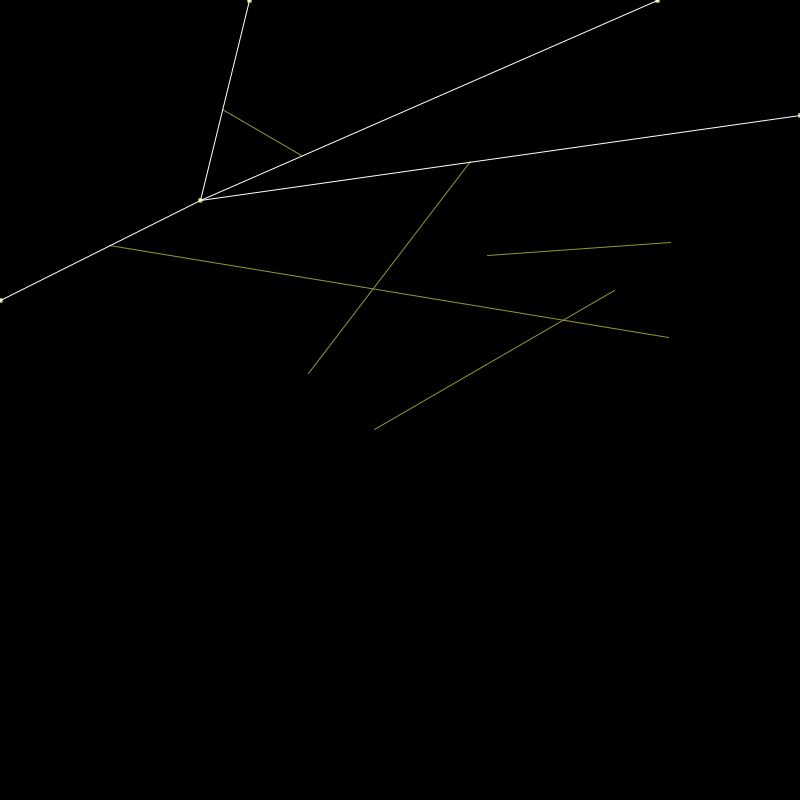
Frame 1 (no input)
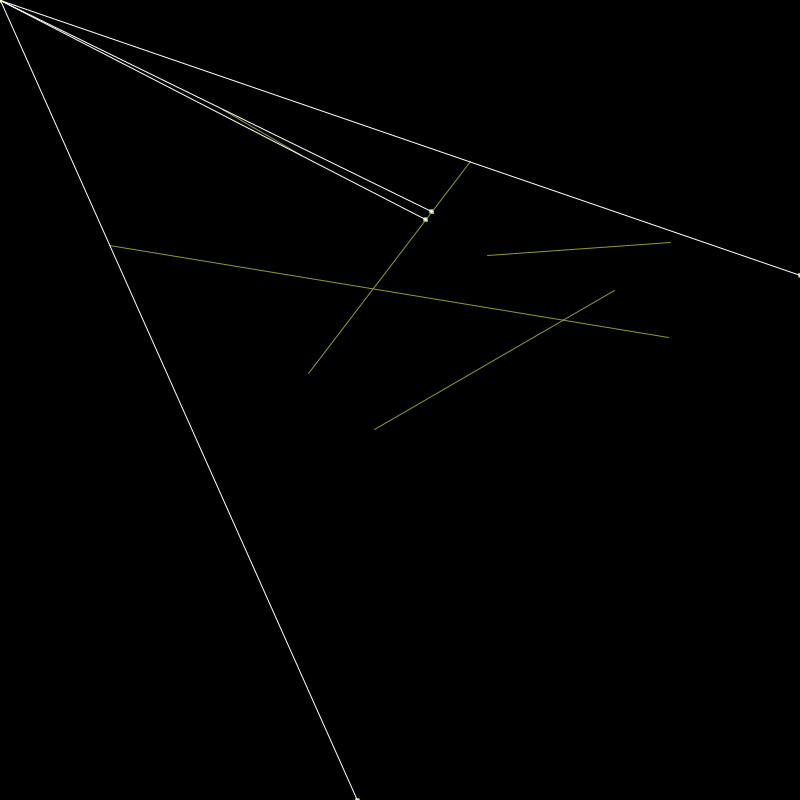
Frame 60 (the mouse pressed at the canvas centre just before this capture)
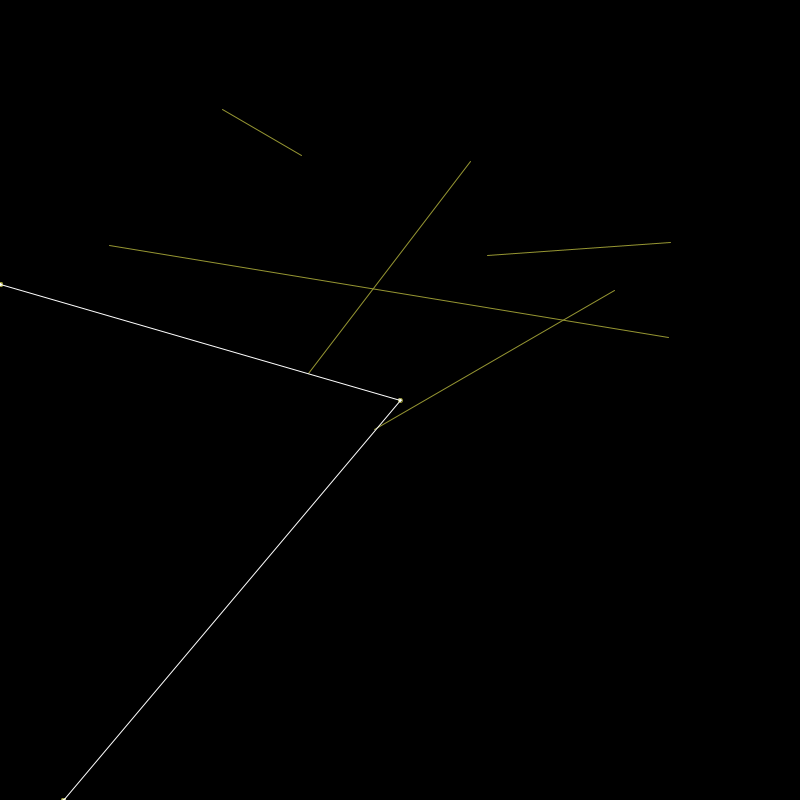
Frame 120 (the mouse held since frame 60 and released just before this capture)

The Processing sketch that drew these frames (run headless with seeded random() and noise(); from frame 60 on, the mouse is pressed at the canvas centre):

// Processing sketch: raycasting2D_edges
// ── raycasting2D_edges.pde
ArrayList<Boundary> walls, outsidewalls;
Particle particle;

void setup() {
  size(800, 800);
  walls = new ArrayList<Boundary>();
  outsidewalls = new ArrayList<Boundary>();
  for (int i = 0; i < 5; i++) {
    walls.add(new Boundary(random(100, 700), random(100, 700), random(100, 700), random(100, 700)));

  }
  outsidewalls.add(new Boundary(0, 0, width, 0));
  outsidewalls.add(new Boundary(width, 0, width, height));
  outsidewalls.add(new Boundary(width, height, 0, height));
  outsidewalls.add(new Boundary(0, height, 0, 0));  
  particle = new Particle();
}

void draw() {
  background(0);
  for (Boundary wall : walls) {
    wall.render();
    particle.createRays(walls);
  }
  particle.render();
  particle.update(mouseX, mouseY);
}

// ── boundary.pde
class Boundary {

  PVector a, b;
  
  Boundary(float x1, float y1, float x2, float y2) {
    this.a = new PVector(x1, y1);
    this.b = new PVector(x2, y2);
  }
  
  void render(){
    stroke(150, 150, 50);
    line(a.x, a.y, b.x, b.y);
  }
}

// ── particle.pde
class Particle {

  PVector pos;
  ArrayList<Ray> rays;

  Particle() {
    pos = new PVector(200, 200);
    rays = new ArrayList<Ray>();
  }

  void render() {
    fill(255);
    ellipse(pos.x, pos.y, 4, 4);
    for ( int i = 0; i < rays.size(); i++) {
      rays.get(i).render();
    }
  }

  void createRays(ArrayList<Boundary> walls) {
    rays = new ArrayList<Ray>();
    for (Boundary wall : walls) {
      rays.add(new Ray(pos, wall.a));
      PVector closest = null;
      float record = height + width;
      for (Boundary testwall : walls) {
        if (testwall != wall) {
          PVector pt = rays.get(rays.size() - 1).getIntersections(testwall);
          if (null != pt) {
            float d = PVector.dist(pos, pt);
            if (d < record) {
              record = d;
              closest = pt;
              //ellipse(pt.x, pt.y, 4, 4);
            }
          }
        }
      }
      for (Boundary testwall : outsidewalls) {
        if (testwall != wall) {
          PVector pt = rays.get(rays.size() - 1).getIntersections(testwall);
          if (null != pt) {
            float d = PVector.dist(pos, pt);
            if (d < record) {
              record = d;
              closest = pt;
              //ellipse(pt.x, pt.y, 4, 4);
            }
          }
        }
      }
      if (null != closest) {
        float min = PVector.dist(pos, wall.a);
        if (record < min) {
          rays.remove(rays.size() - 1);
        } else {
          rays.get(rays.size() - 1).end = closest;
          ellipse(closest.x, closest.y, 4, 4);
        }
      }
      rays.add(new Ray(pos, wall.b));
      closest = null;
      record = height + width;
      for (Boundary testwall : walls) {
        if (testwall != wall) {
          PVector pt = rays.get(rays.size() - 1).getIntersections(testwall);
          if (null != pt) {
            float d = PVector.dist(pos, pt);
            if (d < record) {
              record = d;
              closest = pt;
              //ellipse(pt.x, pt.y, 4, 4);
            }
          }
        }
      }
      for (Boundary testwall : outsidewalls) {
        if (testwall != wall) {
          PVector pt = rays.get(rays.size() - 1).getIntersections(testwall);
          if (null != pt) {
            float d = PVector.dist(pos, pt);
            if (d < record) {
              record = d;
              closest = pt;
              //ellipse(pt.x, pt.y, 4, 4);
            }
          }
        }
      }
      if (null != closest) {
        float min = PVector.dist(pos, wall.b);
        if (record < min) {
          rays.remove(rays.size() - 1);
        } else {
          rays.get(rays.size() - 1).end = closest;
          ellipse(closest.x, closest.y, 4, 4);
        }
      }
    }
  }



  void update(float x, float y) {
    pos.set(x, y);
  }
}

// ── ray.pde
class Ray {

  PVector start, end;

  Ray(PVector start, PVector end) {
    this.start = start;
    this.end = end;
  }

  void render() {
    stroke(255);
    line(start.x, start.y, end.x, end.y);
  }

  PVector getIntersections(Boundary wall) {
    PVector pt = new PVector(0, 0);
    float x1 = wall.a.x;
    float y1 = wall.a.y;
    float x2 = wall.b.x;
    float y2 = wall.b.y;
    float x3 = start.x;
    float y3 = start.y;
    float x4 = end.x;
    float y4 = end.y;
    float den = (x1 - x2) * (y3 - y4) - (y1 - y2) * (x3 - x4);
    if (den == 0) {
      return null;
    } else {
      float t = ((x1 - x3) * (y3 - y4) - (y1 - y3) * (x3 - x4)) / den;
      float u = -((x1 - x2) * (y1 - y3) - (y1 - y2) * (x1 - x3)) / den;
      if (t >= 0 && t <= 1 && u > 0) {
        pt.x = x1 + t * (x2 - x1);
        pt.y = y1 + t * (y2 - y1);        
        return pt;
      } else if (u >= 0 && u <= 1) {
        pt.x = x3 + u * (x4 - x3);
        pt.y = y3 + u * (y4 - y3);        
        return null;
      } else {
        return null;
      }
    }
  }
}
